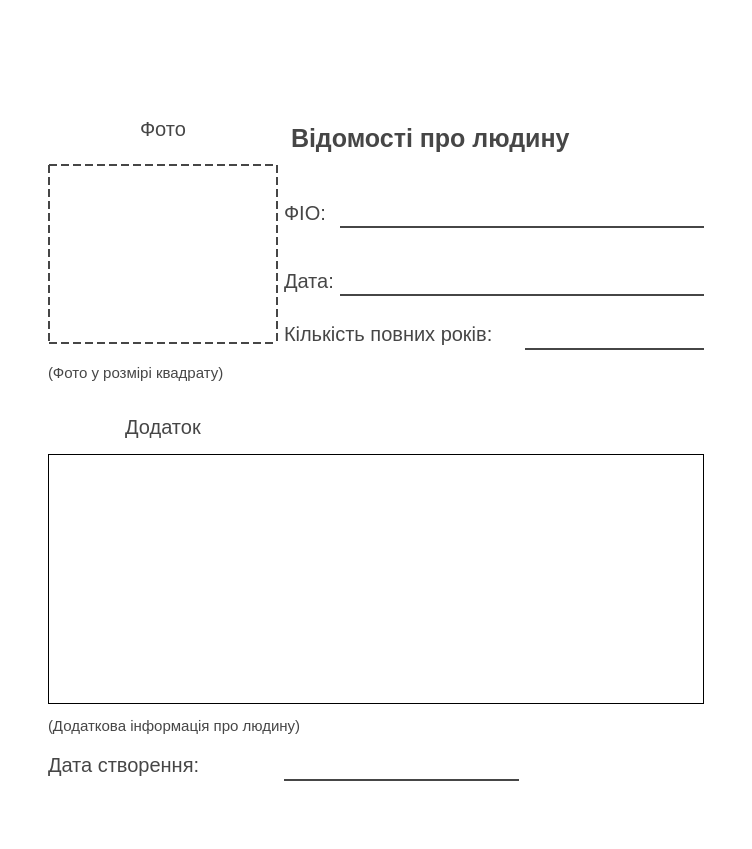
<?xml version="1.0" encoding="UTF-8"?>
<ui version="4.0">
 <class>MainWindow</class>
 <widget class="QMainWindow" name="MainWindow">
  <property name="enabled">
   <bool>true</bool>
  </property>
  <property name="geometry">
   <rect>
    <x>0</x>
    <y>0</y>
    <width>752</width>
    <height>849</height>
   </rect>
  </property>
  <property name="minimumSize">
   <size>
    <width>752</width>
    <height>849</height>
   </size>
  </property>
  <property name="maximumSize">
   <size>
    <width>752</width>
    <height>849</height>
   </size>
  </property>
  <property name="windowTitle">
   <string>MainWindow</string>
  </property>
  <property name="styleSheet">
   <string notr="true">*{
background: white;
}</string>
  </property>
  <widget class="QWidget" name="centralwidget">
   <layout class="QGridLayout" name="gridLayout_3">
    <item row="0" column="0">
     <widget class="QLabel" name="label_8">
      <property name="minimumSize">
       <size>
        <width>0</width>
        <height>80</height>
       </size>
      </property>
      <property name="maximumSize">
       <size>
        <width>16777215</width>
        <height>16777215</height>
       </size>
      </property>
      <property name="styleSheet">
       <string notr="true">background-image: url(img/logo-text.png);
background-repeat: no-repeat;
border: none;
background-position: left;</string>
      </property>
      <property name="text">
       <string/>
      </property>
     </widget>
    </item>
    <item row="1" column="0">
     <widget class="QStackedWidget" name="stackedWidget">
      <property name="currentIndex">
       <number>0</number>
      </property>
      <widget class="QWidget" name="page">
       <layout class="QVBoxLayout" name="verticalLayout_2">
        <property name="leftMargin">
         <number>0</number>
        </property>
        <property name="topMargin">
         <number>0</number>
        </property>
        <property name="rightMargin">
         <number>0</number>
        </property>
        <property name="bottomMargin">
         <number>0</number>
        </property>
        <item>
         <widget class="QScrollArea" name="scrollArea">
          <property name="styleSheet">
           <string notr="true">#scrollArea{
background: transparent;
border: none;
margin-left: 30px;
margin-right: 30px;
}</string>
          </property>
          <property name="verticalScrollBarPolicy">
           <enum>Qt::ScrollBarAlwaysOff</enum>
          </property>
          <property name="horizontalScrollBarPolicy">
           <enum>Qt::ScrollBarAlwaysOff</enum>
          </property>
          <property name="widgetResizable">
           <bool>true</bool>
          </property>
          <widget class="QWidget" name="scrollAreaWidgetContents">
           <property name="geometry">
            <rect>
             <x>0</x>
             <y>0</y>
             <width>674</width>
             <height>745</height>
            </rect>
           </property>
           <property name="styleSheet">
            <string notr="true">*{
margin: 0px;
font-size: 20px;
background: transparent;
color: #464646;
}
QLabel{
border: 2px solid #464646;
border-top: none;
border-right: none;
border-left: none;
}
QPushButton{
font-size: 13px;
padding-top: 5px;
padding-bottom: 5px;
border: 1px solid #464646;
}
QPushButton:hover{
border: 2px dashed #464646;
}
QPushButton:pressed {
   background: rgb(240, 249, 248);
}</string>
           </property>
           <layout class="QGridLayout" name="gridLayout_2">
            <item row="7" column="1" colspan="3">
             <spacer name="verticalSpacer_3">
              <property name="orientation">
               <enum>Qt::Vertical</enum>
              </property>
              <property name="sizeType">
               <enum>QSizePolicy::Fixed</enum>
              </property>
              <property name="sizeHint" stdset="0">
               <size>
                <width>20</width>
                <height>15</height>
               </size>
              </property>
             </spacer>
            </item>
            <item row="9" column="0">
             <widget class="QLabel" name="label_5">
              <property name="styleSheet">
               <string notr="true">border: none;
font-size: 15px;</string>
              </property>
              <property name="text">
               <string>(Фото у розмірі квадрату)</string>
              </property>
             </widget>
            </item>
            <item row="3" column="0" rowspan="6">
             <widget class="QLabel" name="photo">
              <property name="minimumSize">
               <size>
                <width>230</width>
                <height>180</height>
               </size>
              </property>
              <property name="maximumSize">
               <size>
                <width>230</width>
                <height>180</height>
               </size>
              </property>
              <property name="styleSheet">
               <string notr="true">QLabel {
padding: 50px;
padding-bottom: 50px;
border: 2px dashed #464646;
}</string>
              </property>
              <property name="text">
               <string/>
              </property>
             </widget>
            </item>
            <item row="17" column="0">
             <widget class="QLabel" name="label_9">
              <property name="styleSheet">
               <string notr="true">border: 0px;</string>
              </property>
              <property name="text">
               <string>Дата створення:</string>
              </property>
             </widget>
            </item>
            <item row="4" column="1">
             <widget class="QLabel" name="label">
              <property name="minimumSize">
               <size>
                <width>0</width>
                <height>10</height>
               </size>
              </property>
              <property name="maximumSize">
               <size>
                <width>50</width>
                <height>30</height>
               </size>
              </property>
              <property name="styleSheet">
               <string notr="true">border: 0px;</string>
              </property>
              <property name="text">
               <string>ФІО:</string>
              </property>
             </widget>
            </item>
            <item row="8" column="3">
             <widget class="QLabel" name="years_old">
              <property name="text">
               <string/>
              </property>
             </widget>
            </item>
            <item row="6" column="1">
             <widget class="QLabel" name="label_3">
              <property name="maximumSize">
               <size>
                <width>80</width>
                <height>30</height>
               </size>
              </property>
              <property name="styleSheet">
               <string notr="true">border: 0px;</string>
              </property>
              <property name="text">
               <string>Дата:</string>
              </property>
             </widget>
            </item>
            <item row="18" column="0" colspan="4">
             <spacer name="verticalSpacer_2">
              <property name="orientation">
               <enum>Qt::Vertical</enum>
              </property>
              <property name="sizeType">
               <enum>QSizePolicy::Fixed</enum>
              </property>
              <property name="sizeHint" stdset="0">
               <size>
                <width>20</width>
                <height>50</height>
               </size>
              </property>
             </spacer>
            </item>
            <item row="5" column="1" colspan="3">
             <spacer name="verticalSpacer">
              <property name="orientation">
               <enum>Qt::Vertical</enum>
              </property>
              <property name="sizeType">
               <enum>QSizePolicy::Fixed</enum>
              </property>
              <property name="sizeHint" stdset="0">
               <size>
                <width>20</width>
                <height>15</height>
               </size>
              </property>
             </spacer>
            </item>
            <item row="6" column="2" colspan="2">
             <widget class="QLabel" name="birthDate">
              <property name="styleSheet">
               <string notr="true">font-size: 15px;</string>
              </property>
              <property name="text">
               <string/>
              </property>
             </widget>
            </item>
            <item row="4" column="2" colspan="2">
             <widget class="QLabel" name="FIO">
              <property name="maximumSize">
               <size>
                <width>16777215</width>
                <height>40</height>
               </size>
              </property>
              <property name="styleSheet">
               <string notr="true">font-size: 15px;</string>
              </property>
              <property name="text">
               <string/>
              </property>
             </widget>
            </item>
            <item row="14" column="0" colspan="4">
             <widget class="QLabel" name="inf">
              <property name="minimumSize">
               <size>
                <width>0</width>
                <height>250</height>
               </size>
              </property>
              <property name="maximumSize">
               <size>
                <width>16777215</width>
                <height>16777215</height>
               </size>
              </property>
              <property name="styleSheet">
               <string notr="true">border: 1px solid black;
font-size: 14px;</string>
              </property>
              <property name="text">
               <string/>
              </property>
              <property name="alignment">
               <set>Qt::AlignLeading|Qt::AlignLeft|Qt::AlignTop</set>
              </property>
              <property name="wordWrap">
               <bool>true</bool>
              </property>
              <property name="margin">
               <number>2</number>
              </property>
             </widget>
            </item>
            <item row="2" column="0">
             <widget class="QLabel" name="label_2">
              <property name="styleSheet">
               <string notr="true">border: none;</string>
              </property>
              <property name="text">
               <string>Фото</string>
              </property>
              <property name="alignment">
               <set>Qt::AlignCenter</set>
              </property>
             </widget>
            </item>
            <item row="8" column="1" colspan="2">
             <widget class="QLabel" name="label_7">
              <property name="maximumSize">
               <size>
                <width>220</width>
                <height>16777215</height>
               </size>
              </property>
              <property name="styleSheet">
               <string notr="true">border: 0px;</string>
              </property>
              <property name="text">
               <string>Кількість повних років:</string>
              </property>
             </widget>
            </item>
            <item row="2" column="1" colspan="3">
             <widget class="QLabel" name="label_4">
              <property name="styleSheet">
               <string notr="true">border: 0px;
font-weight: bold;
font-size: 25px;
margin-top: 20px;</string>
              </property>
              <property name="text">
               <string>Відомості про людину</string>
              </property>
              <property name="alignment">
               <set>Qt::AlignLeading|Qt::AlignLeft|Qt::AlignVCenter</set>
              </property>
             </widget>
            </item>
            <item row="17" column="1" colspan="2">
             <widget class="QLabel" name="TodayDate">
              <property name="text">
               <string/>
              </property>
             </widget>
            </item>
            <item row="13" column="0">
             <widget class="QLabel" name="infText">
              <property name="styleSheet">
               <string notr="true">border: 0px;</string>
              </property>
              <property name="text">
               <string>Додаток</string>
              </property>
              <property name="alignment">
               <set>Qt::AlignHCenter|Qt::AlignTop</set>
              </property>
             </widget>
            </item>
            <item row="12" column="0" colspan="4">
             <spacer name="verticalSpacer_4">
              <property name="orientation">
               <enum>Qt::Vertical</enum>
              </property>
              <property name="sizeType">
               <enum>QSizePolicy::Fixed</enum>
              </property>
              <property name="sizeHint" stdset="0">
               <size>
                <width>20</width>
                <height>20</height>
               </size>
              </property>
             </spacer>
            </item>
            <item row="16" column="0" colspan="4">
             <widget class="QLabel" name="label_6">
              <property name="styleSheet">
               <string notr="true">border: none;
font-size: 15px;
</string>
              </property>
              <property name="text">
               <string>(Додаткова інформація про людину)</string>
              </property>
             </widget>
            </item>
           </layout>
          </widget>
         </widget>
        </item>
       </layout>
      </widget>
      <widget class="QWidget" name="page2">
       <property name="styleSheet">
        <string notr="true">*{
margin: 0px;
font-size: 20px;
background: transparent;
color: #464646;
}
QLabel{
border: 2px solid #464646;
border-top: none;
border-right: none;
border-left: none;
}
QPushButton{
font-size: 13px;
padding-top: 5px;
padding-bottom: 5px;
border: 1px solid #464646;
}
QPushButton:hover{
border: 2px dashed #464646;
}
QPushButton:pressed {
   background: rgb(240, 249, 248);
}</string>
       </property>
       <layout class="QGridLayout" name="gridLayout">
        <item row="5" column="0">
         <widget class="QLabel" name="label_11">
          <property name="minimumSize">
           <size>
            <width>0</width>
            <height>10</height>
           </size>
          </property>
          <property name="maximumSize">
           <size>
            <width>16777215</width>
            <height>16777215</height>
           </size>
          </property>
          <property name="styleSheet">
           <string notr="true">border: 0px;</string>
          </property>
          <property name="text">
           <string>Лікар:</string>
          </property>
         </widget>
        </item>
        <item row="2" column="0">
         <spacer name="verticalSpacer_5">
          <property name="orientation">
           <enum>Qt::Vertical</enum>
          </property>
          <property name="sizeType">
           <enum>QSizePolicy::Fixed</enum>
          </property>
          <property name="sizeHint" stdset="0">
           <size>
            <width>20</width>
            <height>50</height>
           </size>
          </property>
         </spacer>
        </item>
        <item row="1" column="0" colspan="3">
         <widget class="QLabel" name="label_10">
          <property name="styleSheet">
           <string notr="true">border: 0px;
font-weight: bold;
font-size: 25px;
margin-top: 20px;</string>
          </property>
          <property name="text">
           <string>Проходження лікування</string>
          </property>
          <property name="alignment">
           <set>Qt::AlignCenter</set>
          </property>
         </widget>
        </item>
        <item row="6" column="0" colspan="3">
         <widget class="QLabel" name="doctor">
          <property name="maximumSize">
           <size>
            <width>16777215</width>
            <height>40</height>
           </size>
          </property>
          <property name="styleSheet">
           <string notr="true">font-size: 15px;</string>
          </property>
          <property name="text">
           <string/>
          </property>
         </widget>
        </item>
        <item row="8" column="0" colspan="3">
         <widget class="QListWidget" name="healingList">
          <property name="minimumSize">
           <size>
            <width>0</width>
            <height>0</height>
           </size>
          </property>
          <property name="maximumSize">
           <size>
            <width>16777215</width>
            <height>16777215</height>
           </size>
          </property>
          <property name="styleSheet">
           <string notr="true">*{
padding: 5px;
}
QLineEdit{
border: none;
padding: 50px;

}</string>
          </property>
          <property name="horizontalScrollBarPolicy">
           <enum>Qt::ScrollBarAsNeeded</enum>
          </property>
          <property name="autoScroll">
           <bool>true</bool>
          </property>
          <property name="textElideMode">
           <enum>Qt::ElideNone</enum>
          </property>
          <property name="horizontalScrollMode">
           <enum>QAbstractItemView::ScrollPerPixel</enum>
          </property>
          <property name="resizeMode">
           <enum>QListView::Adjust</enum>
          </property>
          <property name="spacing">
           <number>0</number>
          </property>
          <property name="wordWrap">
           <bool>true</bool>
          </property>
         </widget>
        </item>
        <item row="3" column="0">
         <widget class="QLabel" name="label_12">
          <property name="minimumSize">
           <size>
            <width>0</width>
            <height>0</height>
           </size>
          </property>
          <property name="maximumSize">
           <size>
            <width>16777215</width>
            <height>16777215</height>
           </size>
          </property>
          <property name="styleSheet">
           <string notr="true">border: 0px;</string>
          </property>
          <property name="text">
           <string>Лікарня:</string>
          </property>
         </widget>
        </item>
        <item row="4" column="0" colspan="3">
         <widget class="QLabel" name="place">
          <property name="maximumSize">
           <size>
            <width>16777215</width>
            <height>40</height>
           </size>
          </property>
          <property name="styleSheet">
           <string notr="true">font-size: 15px;</string>
          </property>
          <property name="text">
           <string/>
          </property>
         </widget>
        </item>
        <item row="7" column="0">
         <widget class="QLabel" name="label_13">
          <property name="styleSheet">
           <string notr="true">border: 0px;</string>
          </property>
          <property name="text">
           <string>Список</string>
          </property>
         </widget>
        </item>
       </layout>
      </widget>
      <widget class="QWidget" name="page3">
       <property name="styleSheet">
        <string notr="true">*{
margin: 0px;
font-size: 20px;
background: transparent;
color: #464646;
}
QLabel{
border: 2px solid #464646;
border-top: none;
border-right: none;
border-left: none;
}
QPushButton{
font-size: 13px;
padding-top: 5px;
padding-bottom: 5px;
border: 1px solid #464646;
}
QPushButton:hover{
border: 2px dashed #464646;
}
QPushButton:pressed {
   background: rgb(240, 249, 248);
}</string>
       </property>
       <widget class="QLabel" name="label_14">
        <property name="geometry">
         <rect>
          <x>9</x>
          <y>9</y>
          <width>661</width>
          <height>53</height>
         </rect>
        </property>
        <property name="minimumSize">
         <size>
          <width>661</width>
          <height>53</height>
         </size>
        </property>
        <property name="styleSheet">
         <string notr="true">border: 0px;
font-weight: bold;
font-size: 25px;
margin-top: 20px;</string>
        </property>
        <property name="text">
         <string>Галерея початку лікування</string>
        </property>
       </widget>
       <widget class="QListWidget" name="galeryStart">
        <property name="geometry">
         <rect>
          <x>-11</x>
          <y>68</y>
          <width>751</width>
          <height>681</height>
         </rect>
        </property>
        <property name="minimumSize">
         <size>
          <width>751</width>
          <height>681</height>
         </size>
        </property>
        <property name="maximumSize">
         <size>
          <width>16777215</width>
          <height>16777215</height>
         </size>
        </property>
        <property name="styleSheet">
         <string notr="true">border: none;</string>
        </property>
        <property name="iconSize">
         <size>
          <width>200</width>
          <height>200</height>
         </size>
        </property>
        <property name="movement">
         <enum>QListView::Static</enum>
        </property>
        <property name="flow">
         <enum>QListView::LeftToRight</enum>
        </property>
        <property name="isWrapping" stdset="0">
         <bool>true</bool>
        </property>
        <property name="gridSize">
         <size>
          <width>220</width>
          <height>220</height>
         </size>
        </property>
        <property name="viewMode">
         <enum>QListView::IconMode</enum>
        </property>
        <property name="wordWrap">
         <bool>true</bool>
        </property>
       </widget>
      </widget>
      <widget class="QWidget" name="page4">
       <property name="styleSheet">
        <string notr="true">*{
margin: 0px;
font-size: 20px;
background: transparent;
color: #464646;
}
QLabel{
border: 2px solid #464646;
border-top: none;
border-right: none;
border-left: none;
}
QPushButton{
font-size: 13px;
padding-top: 5px;
padding-bottom: 5px;
border: 1px solid #464646;
}
QPushButton:hover{
border: 2px dashed #464646;
}
QPushButton:pressed {
   background: rgb(240, 249, 248);
}</string>
       </property>
       <widget class="QLabel" name="label_15">
        <property name="geometry">
         <rect>
          <x>0</x>
          <y>10</y>
          <width>541</width>
          <height>53</height>
         </rect>
        </property>
        <property name="styleSheet">
         <string notr="true">border: 0px;
font-weight: bold;
font-size: 25px;
margin-top: 20px;</string>
        </property>
        <property name="text">
         <string>Галерея завершення лікування</string>
        </property>
       </widget>
       <widget class="QListWidget" name="galeryEnd">
        <property name="geometry">
         <rect>
          <x>-10</x>
          <y>70</y>
          <width>751</width>
          <height>671</height>
         </rect>
        </property>
        <property name="minimumSize">
         <size>
          <width>0</width>
          <height>0</height>
         </size>
        </property>
        <property name="maximumSize">
         <size>
          <width>16777215</width>
          <height>16777215</height>
         </size>
        </property>
        <property name="styleSheet">
         <string notr="true"/>
        </property>
        <property name="iconSize">
         <size>
          <width>300</width>
          <height>300</height>
         </size>
        </property>
        <property name="movement">
         <enum>QListView::Static</enum>
        </property>
        <property name="flow">
         <enum>QListView::LeftToRight</enum>
        </property>
        <property name="isWrapping" stdset="0">
         <bool>true</bool>
        </property>
        <property name="gridSize">
         <size>
          <width>350</width>
          <height>350</height>
         </size>
        </property>
        <property name="viewMode">
         <enum>QListView::IconMode</enum>
        </property>
        <property name="wordWrap">
         <bool>true</bool>
        </property>
       </widget>
      </widget>
     </widget>
    </item>
   </layout>
  </widget>
 </widget>
 <resources/>
 <connections/>
</ui>
